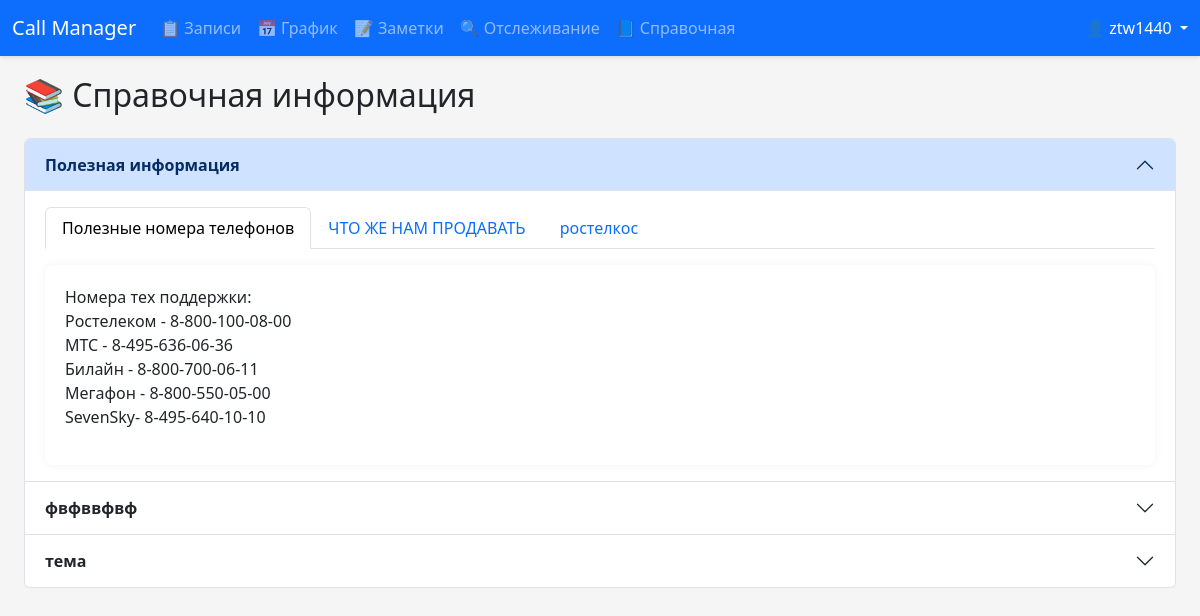
Screenshot of /help/ (signed in) with the database file from the repository.
### core/models.py (models this page shows, shortened)
class HelpTopic(models.Model):
    title = models.CharField(max_length=200, verbose_name='Название темы')
    order = models.PositiveIntegerField(default=0, verbose_name='Порядок')
    is_active = models.BooleanField(default=True, verbose_name='Активна')
    created_at = models.DateTimeField(auto_now_add=True)
    updated_at = models.DateTimeField(auto_now=True)
    class Meta:
        ordering = ['order', 'title']
        verbose_name = 'Справочная тема'
        verbose_name_plural = 'Справочные темы'

class HelpTab(models.Model):
    topic = models.ForeignKey(HelpTopic, on_delete=models.CASCADE, related_name='tabs', verbose_name='Тема')
    title = models.CharField(max_length=200, verbose_name='Название вкладки')
    content = models.TextField(verbose_name='Содержимое')
    order = models.PositiveIntegerField(default=0, verbose_name='Порядок')
    is_active = models.BooleanField(default=True, verbose_name='Активна')
    created_at = models.DateTimeField(auto_now_add=True)
    updated_at = models.DateTimeField(auto_now=True)
    class Meta:
        ordering = ['order', 'title']
        verbose_name = 'Вкладка справочника'
        verbose_name_plural = 'Вкладки справочника'

### core/views.py (the view)
# urls.py: path('help/', views.help_index, name='help_index'),
@login_required
def help_index(request):
    topics = HelpTopic.objects.filter(is_active=True).prefetch_related('tabs').order_by('order')
    return render(request, 'help/index.html', {'topics': topics})

### templates/help/index.html (shortened to what this page needs)
{% extends 'base.html' %}
{% load static %}
{% block content %}
<div class="container-fluid">
    <h2 class="mb-4">📚 Справочная информация</h2>
    <div class="accordion" id="helpAccordion">
        {% for topic in topics %}
        <div class="accordion-item">
            <h2 class="accordion-header" id="heading{{ topic.id }}">
                <button class="accordion-button {% if not forloop.first %}collapsed{% endif %}" type="button" data-bs-toggle="collapse" data-bs-target="#collapse{{ topic.id }}" aria-expanded="{% if forloop.first %}true{% else %}false{% endif %}" aria-controls="collapse{{ topic.id }}">
                    <strong>{{ topic.title }}</strong>
                </button>
            </h2>
            <div id="collapse{{ topic.id }}" class="accordion-collapse collapse {% if forloop.first %}show{% endif %}" aria-labelledby="heading{{ topic.id }}" data-bs-parent="#helpAccordion">
                <div class="accordion-body">
                    {% with tabs=topic.tabs.all %}
                        {% if tabs %}
                            <ul class="nav nav-tabs" id="tabList{{ topic.id }}" role="tablist">
                                {% for tab in tabs %}
                                    {% if tab.is_active %}
                                        <li class="nav-item" role="presentation">
                                            <button class="nav-link {% if forloop.first %}active{% endif %}" id="tab-{{ tab.id }}-btn" data-bs-toggle="tab" data-bs-target="#tab-{{ tab.id }}" type="button" role="tab">
                                                {{ tab.title }}
                                            </button>
                                        </li>
                                    {% endif %}
                                {% endfor %}
                            </ul>
                            <div class="tab-content mt-3" id="tabContent{{ topic.id }}">
                                {% for tab in tabs %}
                                    {% if tab.is_active %}
                                        <div class="tab-pane fade {% if forloop.first %}show active{% endif %}" id="tab-{{ tab.id }}" role="tabpanel">
                                            {{ tab.content|linebreaks }}
                                        </div>
                                    {% endif %}
                                {% endfor %}
                            </div>
                        {% else %}
                            <p class="text-muted">Нет активных вкладок</p>
                        {% endif %}
                    {% endwith %}
                </div>
            </div>
        </div>
        {% empty %}
        <div class="alert alert-info">Справочная информация отсутствует.</div>
        {% endfor %}
    </div>
</div>
{% endblock %}

### templates/base.html (shortened to what this page needs)
<!DOCTYPE html>
<html lang="ru">
<head>
    <link href="https://cdn.jsdelivr.net/npm/bootstrap@5.3.2/dist/css/bootstrap.min.css" rel="stylesheet">
    <link rel="stylesheet" href="https://cdn.jsdelivr.net/npm/bootstrap-icons@1.11.1/font/bootstrap-icons.css">
    {% load static %}
    <link rel="stylesheet" href="{% static 'css/style.css' %}">
</head>
<body>
    {% if user.is_authenticated %}
    <nav class="navbar navbar-expand-lg navbar-dark bg-primary">
        <div class="container-fluid">
            <a class="navbar-brand" href="{% url 'dashboard' %}">Call Manager</a>
            <div class="collapse navbar-collapse" id="navbarNav">
                <ul class="navbar-nav me-auto">
                    <li class="nav-item"><a class="nav-link" href="#" data-tab="calls">📋 Записи</a></li>
                    <li class="nav-item"><a class="nav-link" href="#" data-tab="schedule">📅 График</a></li>
                    <li class="nav-item"><a class="nav-link" href="#" data-tab="notes">📝 Заметки</a></li>
                    <li class="nav-item"><a class="nav-link" href="#" data-tab="tracking">🔍 Отслеживание</a></li>
                    <li class="nav-item"><a class="nav-link" href="{% url 'help_index' %}">📘 Справочная</a></li>
                </ul>
                <div class="dropdown">
                    <button class="btn btn-link nav-link dropdown-toggle text-white" type="button" id="userDropdown" data-bs-toggle="dropdown" aria-expanded="false">
                        👤 {{ user.username }}
                    </button>
                </div>
            </div>
        </div>
    </nav>
    {% endif %}
    <main class="container-fluid mt-3">
        {% block content %}{% endblock %}
    </main>
</body>
</html>

### static/css/style.css (style rules this page uses)
body { background-color: #f5f5f5; font-family: 'Segoe UI', Tahoma, Geneva, Verdana, sans-serif; transition: background-color 0.3s ease, color 0.3s ease; }
.navbar { margin-bottom: 20px; box-shadow: 0 2px 4px rgba(0,0,0,0.1); }
.tab-pane { background: white; padding: 20px; border-radius: 8px; box-shadow: 0 0 10px rgba(0,0,0,0.05); }

### rows the page displays
HelpTopic: title "Полезная информация"
HelpTab: title "Полезные номера телефонов", content "Номера тех поддержки: Ростелеком - 8-800-100-08-00 МТС - 8-495-636-06-36 Билайн - 8-800-700-06-11 Мегафон - 8-800-550‑05‑00 SevenSky- 8-495-640-10-10"
HelpTab: title "ЧТО ЖЕ НАМ ПРОДАВАТЬ"
HelpTab: title "ростелкос"
HelpTopic: title "фвфввфвф"
HelpTopic: title "тема"

### other values shown
{{ user.username }} "ztw1440"
